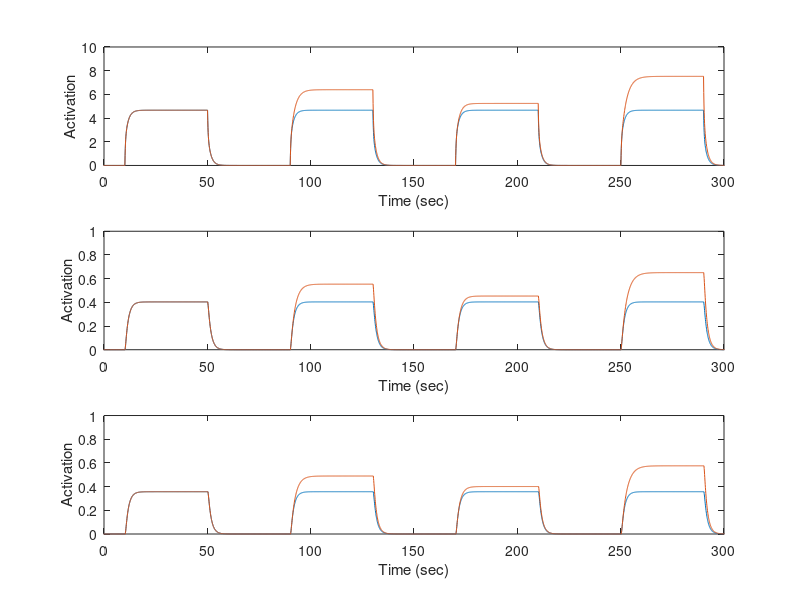
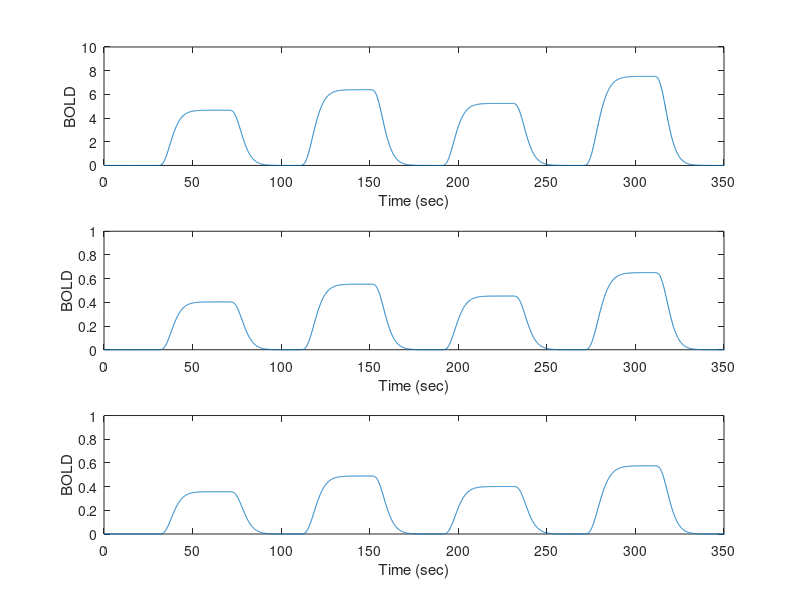

Write the MATLAB code that produced these figures, in order.
clear all; close all; clc;      % Clear all workspaces
 
% Define the connection matrices
A=[-.3 1.36 0; .02 -.85 .7; 0 .84 -.95];
B2=[0 .57 0; 0 0 0;0 0 0];
B3=[0 .23 0; 0 0 0;0 0 0];
C=[.85 0 0; 0 0 0;0 0 0];

% For Model 2, replace B3 with B3=[0 0 0; 0 0 .05;0 0 0];
 
% Define time
T=340; tau=.1; n=round(T/tau); t=0:tau:T;
 
% Create the hrf
ns=4; lamda=2;
hrf=(t.^(ns-1)).*exp(-t/lamda)/((lamda^ns)*factorial(ns-1));
 
% Initialize the activation vectors
v=zeros(3,n); vL=zeros(3,n);
 
% Define the inputs
   stim=ones(1,400);
   % u1 = visual input
   u1=[zeros(1,300),stim,zeros(1,400),stim,zeros(1,400),stim,zeros(1,400),stim,zeros(1,300)]; 
   % u2 = motion input
   u2=[zeros(1,1100),stim,zeros(1,1200),stim,zeros(1,300)];
   % u3 = attention input
   u3=[zeros(1,1900),stim,zeros(1,400),stim,zeros(1,300)];
   U=[u1; u2; u3];
 
% Solve the linear (vL) and binlinear (v) equations using Euler's method   
for i=1:n-1
    vL(:,i+1)=vL(:,i)+A*vL(:,i)+u2(1,i)*B2*vL(:,i)+u3(1,i)*B3*vL(:,i)+C*U(:,i);
    v(:,i+1)=v(:,i)+A*v(:,i)+C*U(:,i);
end;
    
% Plot the linear and bilinear neural activations
    % Area V1
    subplot(3,1,1); plot(tau*(1:n)-20,v(1,:)); hold on; plot(tau*(1:n)-20,vL(1,:));  
    axis([00 300 0 10]); xlabel('Time (sec)'); ylabel('Activation');
 
    % Area MT
    subplot(3,1,2); plot(tau*(1:n)-20,v(2,:)); hold on; plot(tau*(1:n)-20,vL(2,:)); 
    axis([00 300 0 1]); xlabel('Time (sec)'); ylabel('Activation');
 
    % Area SPC
    subplot(3,1,3); plot(tau*(1:n)-20,v(3,:)); hold on; plot(tau*(1:n)-20,vL(3,:)); 
    axis([00 300 0 1]); xlabel('Time (sec)'); ylabel('Activation');
 
% Convolve neural activation and hrf to generate predicted BOLD response
BOLDV1=conv(vL(1,:),hrf)/10; BOLDMT=conv(vL(2,:),hrf)/10; BOLDspc=conv(vL(3,:),hrf)/10;  
 
% Plot the predicted BOLD responses for the binlinear model
    figure; tt=0.1:.1:680;
    % Area V1
    subplot(3,1,1); plot(tt,BOLDV1);  
    axis([00 350 0 10]); xlabel('Time (sec)'); ylabel('BOLD');
 
    % Area MT
    subplot(3,1,2); plot(tt,BOLDMT); 
    axis([00 350 0 1]); xlabel('Time (sec)'); ylabel('BOLD');
 
    % Area SPC
    subplot(3,1,3); plot(tt,BOLDspc);
    axis([00 350 0 1]); xlabel('Time (sec)'); ylabel('BOLD');
